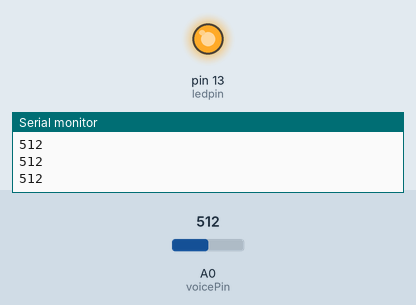
Recording of a sketch running on a simulated Arduino Uno, built with avr-gcc and run on an emulated ATmega328P. On the bench: output pins drawn as LEDs (lit = HIGH), the last lines printed to the serial monitor. The inputs (shaded band) are chosen by the test bench; at power-on: A0 (voicePin) = 512.

Above: at 1.2 s.
1.3 s: A0 (voicePin) set to 486
At 2.2 s:
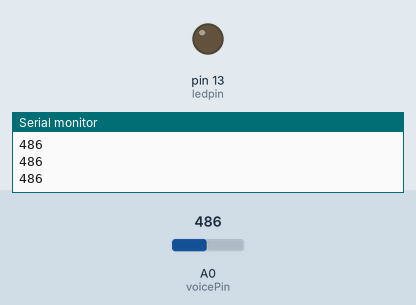
2.8 s: A0 (voicePin) set to 510
At 3.5 s:
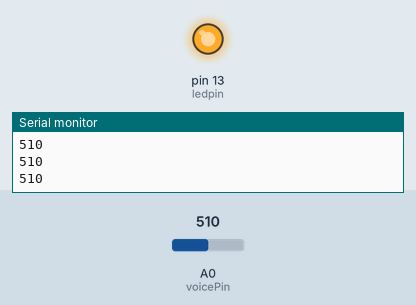
4.3 s: A0 (voicePin) set to 490
At 4.8 s:
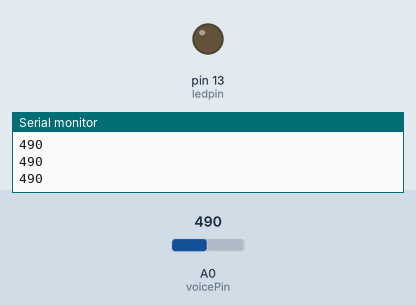
Timing chart, 0 to 7.3 s (numbered marks = the images above; inputs shaded):
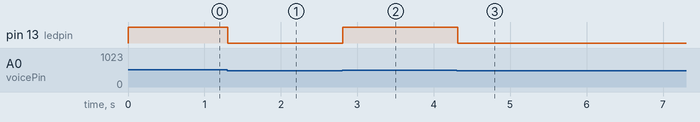

The sketch:

3-14-Am_thanh_tuong_tu.ino
```cpp
#define voicePin 0
int ledpin=13;
void setup() {
  // put your setup code here, to run once:
  Serial.begin(9600);
  pinMode(ledpin,OUTPUT);
}

void loop() {
  // put your main code here, to run repeatedly:
  int val;
  val = analogRead(voicePin);
  if(val>=500){digitalWrite(ledpin,HIGH);}
  else {digitalWrite(ledpin,LOW);}
  Serial.println(val);
  delay(100);
}
```

Measured:
- the behaviour switches between 500 and 499 on A0 (voicePin) (found by bisection; images 0 and 1)
- after the input at 1.3 s, pin 13 (ledpin): HIGH → LOW at once
- after the input at 2.8 s, pin 13 (ledpin): LOW → HIGH at once
- after the input at 4.3 s, pin 13 (ledpin): HIGH → LOW at once
